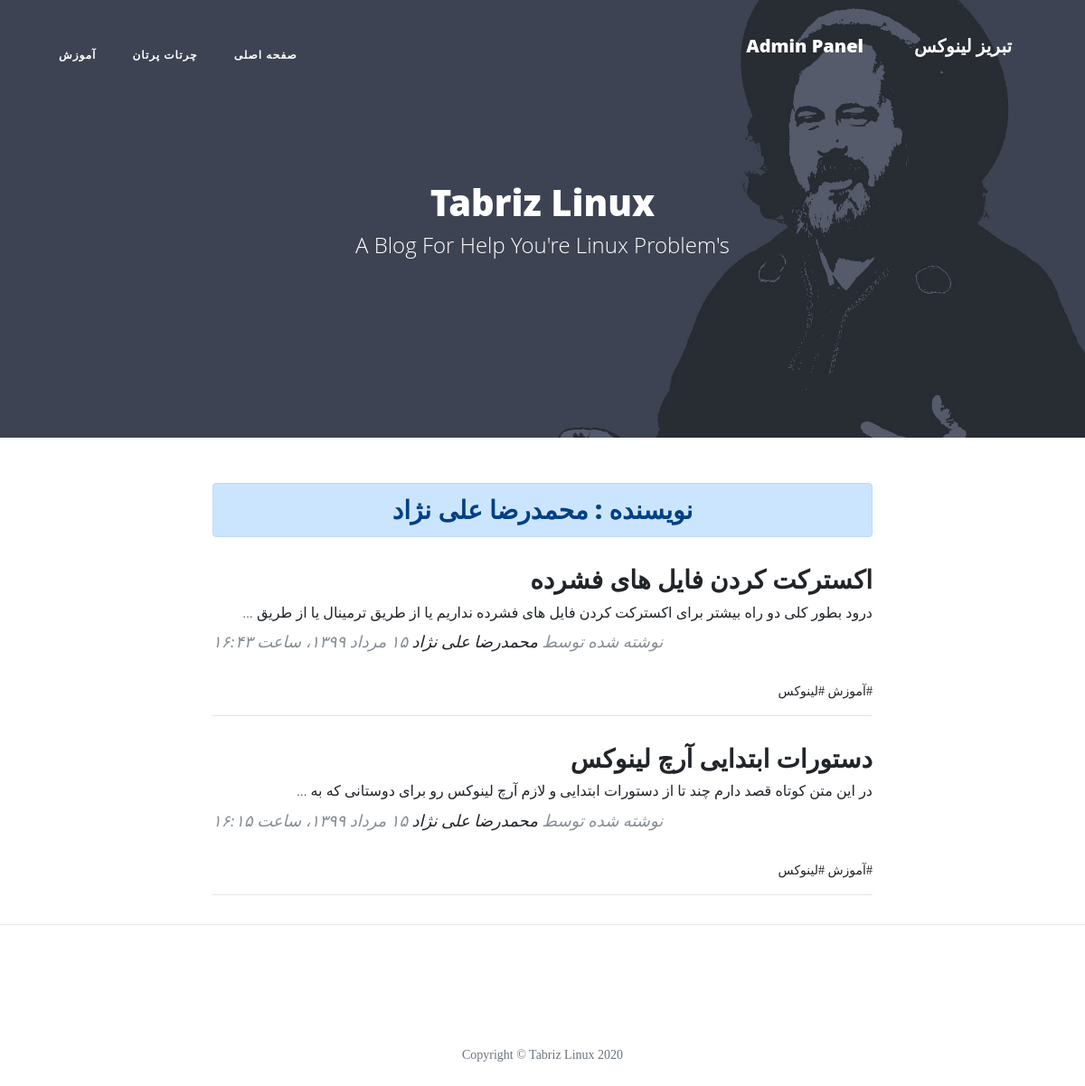
/author/MohammadReza, run on an earlier commit of the app's database.
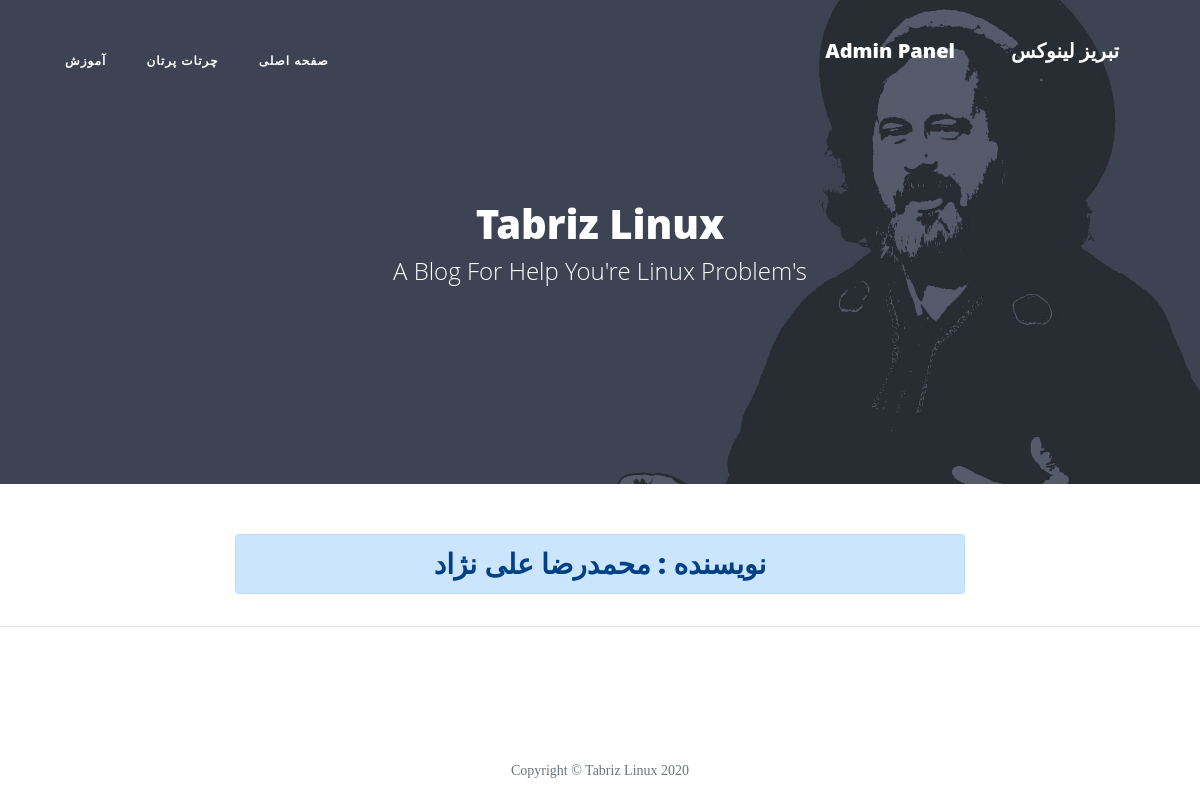
And on a later commit of the database.
### blog/models.py (models this page shows, shortened)
class Category(models.Model):
    parent   = models.ForeignKey('self', default=None, null=True, blank=True, on_delete=models.SET_NULL, related_name='children', verbose_name="زیردسته")
    title    = models.CharField(max_length=30, verbose_name="عنوان دسته‌بندی")
    slug     = models.SlugField(max_length=100, unique=True, verbose_name="آدرس دسته‌بندی")
    status   = models.BooleanField(default=True, verbose_name="آیا نمایش داده شود؟")
    position = models.IntegerField(verbose_name="پوزیشن")
    class Meta:
        verbose_name = "دسته‌بندی"
        verbose_name_plural = "دسته‌بندی‌ها"
        ordering = ['parent__id','position']
    objects = CategoryManager()

class Article(models.Model):
    STATUS_CHOICE = (
        ('P','منتشر‌شده'),
        ('D','پیش‌نویس'),
        ('I','در‌حال بررسی'),
        ('B','رد‌شده'),
    )
    author       = models.ForeignKey(User , null=True, on_delete=models.SET_NULL, related_name='articles', verbose_name="نویسنده")
    title        = models.CharField(max_length=30,verbose_name="عنوان مقاله")
    slug         = models.SlugField(max_length=100, unique=True, verbose_name="آدرس مقاله")
    category     = models.ManyToManyField(Category, verbose_name="دسته‌بندی", related_name="articles")
    description  = models.TextField(verbose_name="محتوای مقاله")
    thumbnail    = models.ImageField(upload_to="images",verbose_name="تصویر مقاله")
    publish      = models.DateTimeField(default=timezone.now, verbose_name="تاریخ انتشار")
    created      = models.DateTimeField(auto_now_add=True)
    updated      = models.DateTimeField(auto_now=True)
    is_special   = models.BooleanField(default=False, verbose_name="مقاله ویژه")
    status       = models.CharField(max_length=1, choices=STATUS_CHOICE, verbose_name="وضعیت")
    class Meta:
        verbose_name = "مقاله"
        verbose_name_plural = "مقالات"
        ordering = ['-publish']
    def jpublish(self):
        return jalali_convertor(self.publish)
    jpublish.short_description = "تاریخ انتشار"
    def thumbnail_tag(self):
        return format_html("<img width=100 height=50 style='border-radius: 3px;' src='{}'>".format(self.thumbnail.url))
    thumbnail_tag.short_description = "تصویر مقاله"
    def category_to_str(self):
        return "، ".join([category.title for category in self.category.active()])
    category_to_str.short_description = "دسته‌بندی"
    objects = ArticleManager()

### account/models.py (models this page shows)
class User(AbstractUser):
    is_author    = models.BooleanField(default=False, verbose_name="وضعیت نویسندگی")
    special_user = models.DateTimeField(default=timezone.now, verbose_name="کاربر ویژه تا")
    def is_special_user(self):
        if self.special_user > timezone.now():
            return True
        else:
            return False
    is_special_user.boolean = True
    is_special_user.short_description = "وضعیت کاربر ویژه"

### blog/views.py (the view)
# urls.py: path('author/<slug:username>', AuthorList.as_view(), name="author"),
class AuthorList(ListView):
    paginate_by = 5
    template_name = 'blog/author_list.html'
    def get_queryset(self):
        global author
        username = self.kwargs.get('username')
        author = get_object_or_404(User, username=username)
        return author.articles.published()
    def get_context_data(self, **kwargs):
        context = super().get_context_data(**kwargs)
        context['author'] = author
        return context

### blog/models.py (called while the page is built)
    def published(self):
        return self.filter(status="P")

    def active(self):
        return self.filter(status=True)

### blog/templatetags/base_tags.py (called while the page is built)
@register.simple_tag
def title(data="تبریز لینوکس"):
    return data

@register.inclusion_tag("blog/partials/category_navbar.html")
def category_navbar():
    return{
        "category": Category.objects.filter(status=True)
    }

### extensions/jalali.py (called while the page is built)
    def persian_tuple(self):
        return self.persian_year, self.persian_month, self.persian_day

### extensions/utils.py (called while the page is built)
def persian_numbers_converter(mystr):
    numbers = {
        "0":"۰",
        "1":"۱",
        "2":"۲",
        "3":"۳",
        "4":"۴",
        "5":"۵",
        "6":"۶",
        "7":"۷",
        "8":"۸",
        "9":"۹",
    }
    for English_Numbers, Persian_Numbers in numbers.items():
        mystr = mystr.replace(English_Numbers,Persian_Numbers)
    return mystr

### templates/blog/author_list.html (shortened to what this page needs)
{% extends 'blog/list.html' %}
{% block header %}
    <h3 class="alert alert-primary text-center"> نویسنده : {{author.get_full_name}}</h3>
{% endblock %}

### templates/blog/list.html (shortened to what this page needs)
{% extends 'blog/base.html' %}
{% load static %}
{% block main %}
  <header class="masthead" style="background-image: url('{% static "blog/img/header.jpg" %}')">
    <div class="overlay"></div>
    <div class="container">
      <div class="row">
        <div class="col-lg-8 col-md-10 mx-auto">
          <div class="site-heading">
            <h1>Tabriz Linux</h1>
            <span class="subheading">A Blog For Help You're Linux Problem's </span>
          </div>
        </div>
      </div>
    </div>
  </header>
  <div class="container">
    <div class="row">
      <div class="col-lg-8 col-md-10 mx-auto">
        {% block header %}{% endblock %}
        {% for article in object_list %}
          <div class="post-preview">
          <a href="{% url 'blog:detail' article.slug %}">
            <h2 class="post-title">
              {{article.title}}
            </h2>
            <h3 class="post-subtitle">
              {{article.description|striptags|truncatewords:20}}
            </h3>
          </a>
          <p class="post-meta">نوشته شده توسط
            <a href="{% url 'blog:author' article.author %}">{{article.author.get_full_name}}</a>
            {{article.jpublish}}</p>
          <div>
            {% for cat in article.category.active %}
              <a href="{% url 'blog:category' cat.slug %}">#{{cat.title}}</a>
            {% endfor %}
          </div>
        </div>
        <hr>
        {% endfor %}
      </div>
    </div>
  </div>
{% endblock %}

### templates/blog/partials/category_navbar.html (shortened to what this page needs)
<div class="collapse navbar-collapse nav" id="navbarResponsive">
  <ul class="navbar-nav ml-auto">
    <li class="nav-item">
      <a class="nav-link" href="{% url 'blog:home' %}">صفحه اصلی</a>
    </li>
    {% for cat in category %}
      {% if cat.parent == None %}
        <li class="nav-item">
          <a class="nav-link" href="{% url 'blog:category' cat.slug %}">{{cat.title}}</a>
        </li>
      {% endif %}
    {% endfor %}
  </ul>
</div>

What changed in the data, as far as the page shows it:
no longer on this page (row edited): Article: title "اکسترکت کردن فایل های فشرده", description "درود بطور کلی دو راه بیشتر برای اکسترکت کردن فایل های فشرده نداریم یا از طریق ترمینال یا از طریق …", author.get_full_name "محمدرضا علی نژاد", jpublish "۱۵ مرداد ۱۳۹۹، ساعت ۱۶:۴۳", Category (title "آموزش")
no longer on this page (row unchanged): Category: title "لینوکس"
no longer on this page (row edited): Article: title "دستورات ابتدایی آرچ لینوکس", description "در این متن کوتاه قصد دارم چند تا از دستورات ابتدایی و لازم آرچ لینوکس رو برای دوستانی که به …", author.get_full_name "محمدرضا علی نژاد", jpublish "۱۵ مرداد ۱۳۹۹، ساعت ۱۶:۱۵", Category (title "آموزش")
